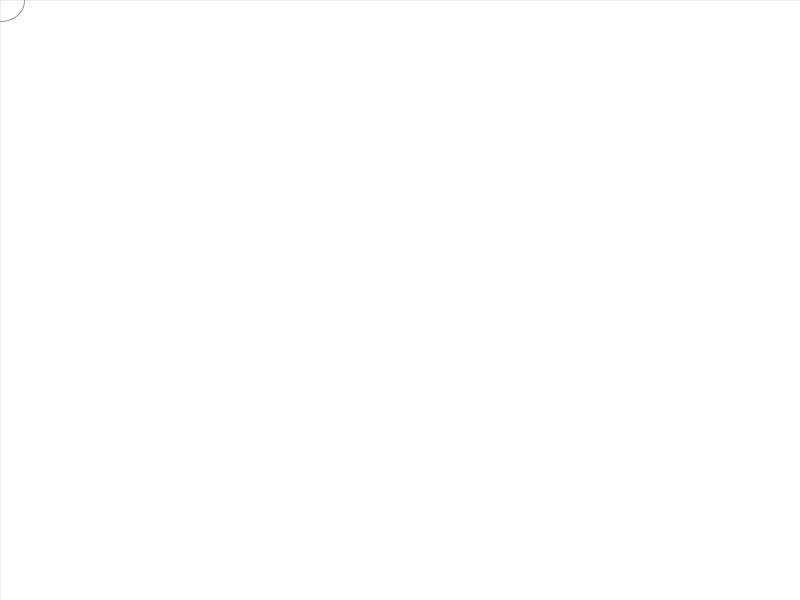
Frame 1 (no input)
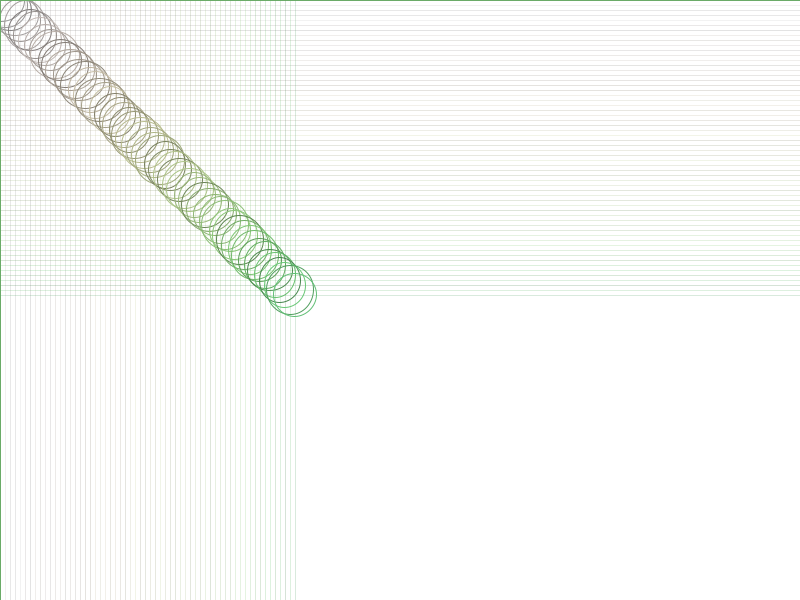
Frame 60 (the mouse pressed at the canvas centre just before this capture)
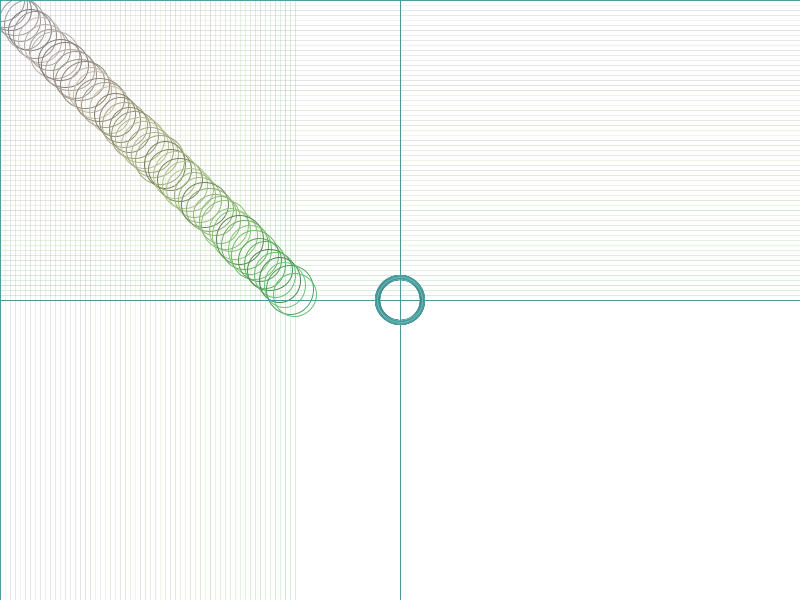
Frame 120 (the mouse held since frame 60 and released just before this capture)

The Processing sketch that drew these frames (run headless with seeded random() and noise(); from frame 60 on, the mouse is pressed at the canvas centre):

// Processing sketch: processing_136884
// ── processing_136884.pde

//I want creat a intelligent object that can move by themselv and change directions
//What I want to express is the course of life..Which you start from somewhere and
//you end at the place you don't know..also, you life begin with blank white, and end
//with messy colors and your footprints...
//you can click to set another beginning.....

int a=0;
int b=0;
int i=1;
int j=1;
int moving1=5;
int moving2=5;

void setup(){
 size(800,600);
 colorMode(HSB,width,height,100);
 background(width,0,100); 
 noFill();
  
}


void draw(){ 
///press the mouse to set another beginning 
if (mousePressed == true){
//  noLoop();
  a=mouseX;
  b=mouseY;
}

//drawing the basic shapes
 stroke(a,b,random(50,80),30);
 rect(0,0,a,b);
 rect(0,b,a,height);
 rect(a,0,width,b); 
 rect(a,b,width,height); 
 stroke(a,b,random(50,80));
 ellipse(a,b,random(40,50),random(40,50));
 
//make the circle moving
  a=a+i*moving1;
  b=b+j*moving2;
  
//make the circle bouncing 
  if (a>=width || a<=0){i=-1*i; moving1=int(random(8,14));
  } else if (b>=height || b<=0) {j=-1*j;moving2=int(random(5,10));
}
}

//press Delete or Backspace to clean the drawings
void keyReleased( ){
  if(key==DELETE||key==BACKSPACE){
  background(width,0,100); 
}
}
